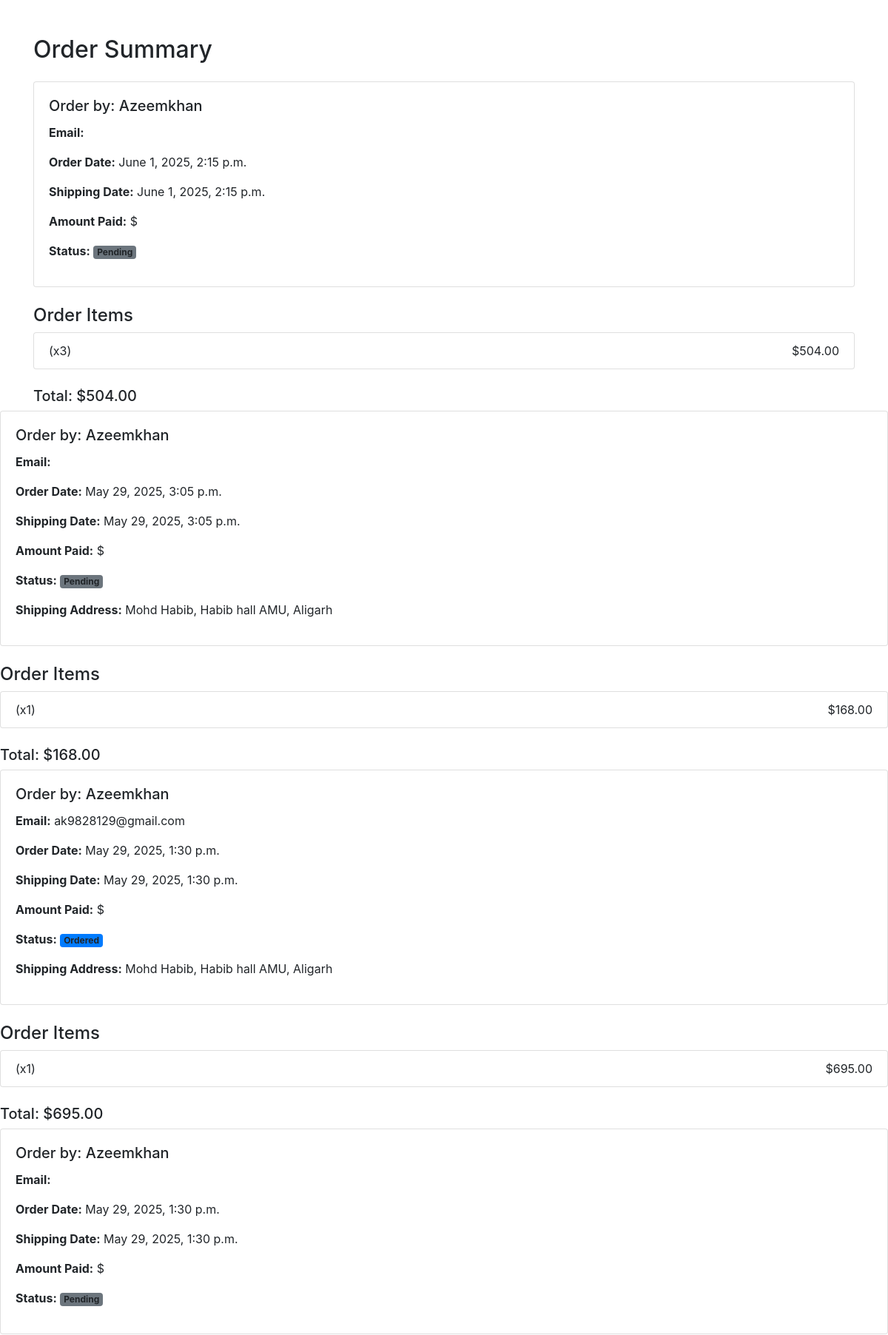
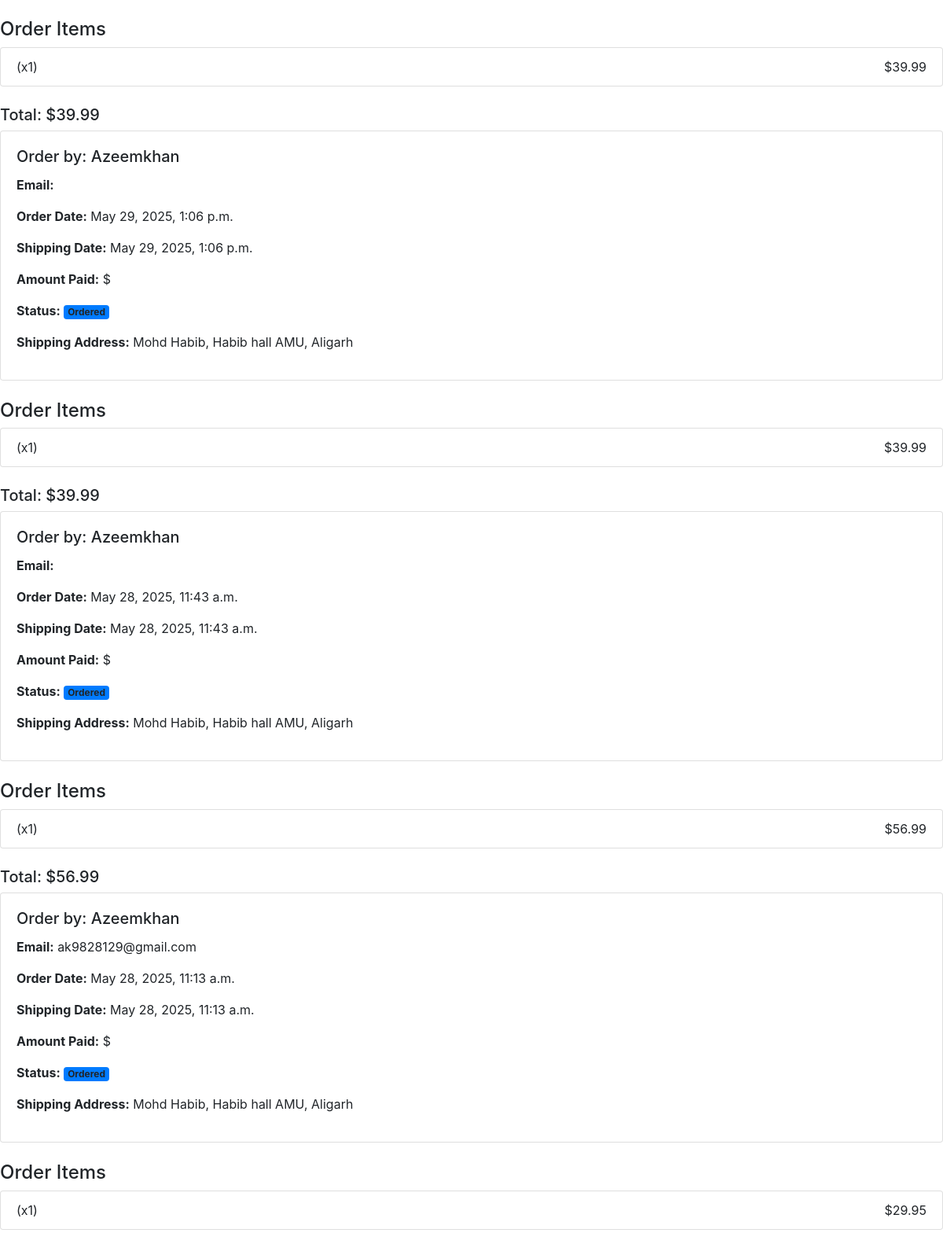
The page /order_summary (signed in, upper part) on the database its author committed (2 pictures, top to bottom).
### Alibaba/models.py (models this page shows, shortened)
class Order(models.Model):
    user = models.ForeignKey(User, on_delete=models.CASCADE)
    email = models.EmailField(max_length=30)
    total_amount = models.DecimalField(max_digits=5,decimal_places=2,blank=True,null= True)
    shipping_address = models.ForeignKey(
        Address, related_name='shipping_orders', on_delete=models.SET_NULL, blank=True, null=True)
    billing_address = models.ForeignKey(
        Address, related_name='billing_orders', on_delete=models.SET_NULL, blank=True, null=True)
    payment = models.ForeignKey(
        'Payment', on_delete=models.SET_NULL, blank=True, null=True)
    payment_option = models.CharField(choices=PAYMENT_CHOICES,max_length=3,default='P')
    shipping_charge = models.DecimalField(max_digits=5,decimal_places=2,blank=True,default=Decimal('5.00'))
    being_delivered = models.BooleanField(default=False)
    received = models.BooleanField(default=False)
    refund_requested = models.BooleanField(default=False)
    refund_granted = models.BooleanField(default=False)
    status = models.CharField(max_length=233,choices=Order_status,default='Pending')
    shipping_date = models.DateTimeField(auto_now_add=True)
    ordered_date = models.DateTimeField(auto_now_add=True)  # Changed from default=datetime.now()
    ordered = models.BooleanField(default=False)
    class Meta:
        verbose_name_plural = 'Orders'
        ordering = ['-id']
    def total_amount_of_order(self):
        return sum(item.get_total_item_price() for item in self.items.all())

class OrderItem(models.Model):
    order = models.ForeignKey(Order,on_delete=models.CASCADE,related_name='items')
    product = models.ForeignKey(ProductModel,on_delete=models.CASCADE)
    quantity=models.PositiveIntegerField(default=1)
    price = models.DecimalField( max_digits=5, decimal_places=2)
    def get_total_item_price(self):
        return self.price * self.quantity

class Address(models.Model):
    user = models.ForeignKey(User, on_delete=models.CASCADE, null=True)
    address_type = models.CharField(max_length=255,choices=Address_choice)
    address_line1 = models.CharField(max_length=255)
    address_line2 = models.CharField(max_length=255,null=True,blank=True)
    recipient_name =models.CharField(max_length=255)
    default = models.BooleanField(default=False)
    city = models.CharField(max_length=100)
    postal_code = models.CharField(max_length=10)
    state = models.CharField(max_length=100,blank=True,null=True)
    country = models.CharField(max_length=100)
    phone_regex = RegexValidator(regex=r'^\+?1?\d{9,15}$', message="Phone number must be in format: '+999999999'.")
    phone_number = models.CharField(validators=[phone_regex], max_length=17)
    created_at =models.DateTimeField(auto_now_add=True)
    update_at = models.DateTimeField(auto_now=True)
    def __str__(self):
        return f"{self.recipient_name}, {self.address_line1}, {self.city}"
    class Meta:
        verbose_name_plural = 'Addresses'
        ordering = ['-default','-created_at']

### Alibaba/views.py (the view)
# urls.py: path('order_summary',views.makeOrder.as_view(),name='order-summary'),
class makeOrder(View):
    def get(self,request):
        orders = Order.objects.filter(user=request.user)
        return render(request,'Alibaba/orderPage.html',context={'orders':orders})

### Alibaba/context_processors.py (called while the page is built)
def get_items_count(request):
    cart_count = 0
    if request.user.is_authenticated:
        cart = Cart.objects.filter(user=request.user, is_ordered=False).first()
        if cart:
            cart_count = CartItem.objects.filter(cart=cart).count()
    return {'cart_count': cart_count}

def get_category_list(request):
    category = Category.objects.all()
    return {'category':category}

### Alibaba/templates/Alibaba/orderPage.html (shortened to what this page needs)
{% extends "Alibaba/base.html" %}
{% load static %}
{% block content %}
<div class="container mt-5">
    <h2 class="mb-4">Order Summary</h2>
    {% for order in orders  %}
    <div class="card mb-4">
        <div class="card-body">
            <h5 class="card-title">Order by: {{ order.user.username }}</h5>
            <p><strong>Email:</strong> {{ order.email }}</p>
            <p><strong>Order Date:</strong> {{ order.ordered_date }}</p>
            <p><strong>Shipping Date:</strong> {{ order.shipping_date }}</p>
            <p><strong>Amount Paid:</strong> ${{ order.amount_paid }}</p>
            <p><strong>Status:</strong>
                {% if order.received %}
                    <span class="badge bg-success">Delivered</span>
                {% elif order.being_delivered %}
                    <span class="badge bg-warning text-dark">Being Delivered</span>
                {% elif order.ordered %}
                    <span class="badge bg-primary">Ordered</span>
                {% else %}
                    <span class="badge bg-secondary">Pending</span>
                {% endif %}
            </p>
            {% if order.shipping_address %}
                <p><strong>Shipping Address:</strong> {{ order.shipping_address }}</p>
            {% endif %}
        </div>
    </div>
    <h4>Order Items</h4>
    <ul class="list-group">
        {% for item in order.items.all %}
            <li class="list-group-item d-flex justify-content-between align-items-center">
                {{ item.product.name }} (x{{ item.quantity }})
                <span>${{ item.get_total_item_price }}</span>
            </li>
        {% empty %}
            <li class="list-group-item">No items in this order.</li>
        {% endfor %}
    </ul>
    <div class="mt-4">
        <h5>Total: ${{ order.total_amount_of_order }}</h5>
    </div>
</div>
{% endfor %}
{% endblock %}

### rows shown on the page
Order: user.username "Azeemkhan", ordered_date "June 1, 2025, 2:15 p.m.", shipping_date "June 1, 2025, 2:15 p.m.", received "Pending", total_amount_of_order "504.00"
OrderItem: quantity "3", get_total_item_price "504.00"
Order: user.username "Azeemkhan", ordered_date "May 29, 2025, 3:05 p.m.", shipping_date "May 29, 2025, 3:05 p.m.", received "Pending", shipping_address "Mohd Habib, Habib hall AMU, Aligarh", total_amount_of_order "168.00"
OrderItem: quantity "1", get_total_item_price "168.00"
Order: user.username "Azeemkhan", email "ak9828129@gmail.com", ordered_date "May 29, 2025, 1:30 p.m.", shipping_date "May 29, 2025, 1:30 p.m.", received "Ordered", shipping_address "Mohd Habib, Habib hall AMU, Aligarh", total_amount_of_order "695.00"
OrderItem: quantity "1", get_total_item_price "695.00"
Order: user.username "Azeemkhan", ordered_date "May 29, 2025, 1:30 p.m.", shipping_date "May 29, 2025, 1:30 p.m.", received "Pending", total_amount_of_order "39.99"
OrderItem: quantity "1", get_total_item_price "39.99"
Order: user.username "Azeemkhan", ordered_date "May 29, 2025, 1:06 p.m.", shipping_date "May 29, 2025, 1:06 p.m.", received "Ordered", shipping_address "Mohd Habib, Habib hall AMU, Aligarh", total_amount_of_order "39.99"
OrderItem: quantity "1", get_total_item_price "39.99"
Order: user.username "Azeemkhan", ordered_date "May 28, 2025, 11:43 a.m.", shipping_date "May 28, 2025, 11:43 a.m.", received "Ordered", shipping_address "Mohd Habib, Habib hall AMU, Aligarh", total_amount_of_order "56.99"
OrderItem: quantity "1", get_total_item_price "56.99"
Order: user.username "Azeemkhan", email "ak9828129@gmail.com", ordered_date "May 28, 2025, 11:13 a.m.", shipping_date "May 28, 2025, 11:13 a.m.", received "Ordered", shipping_address "Mohd Habib, Habib hall AMU, Aligarh"
OrderItem: quantity "1", get_total_item_price "29.95"
